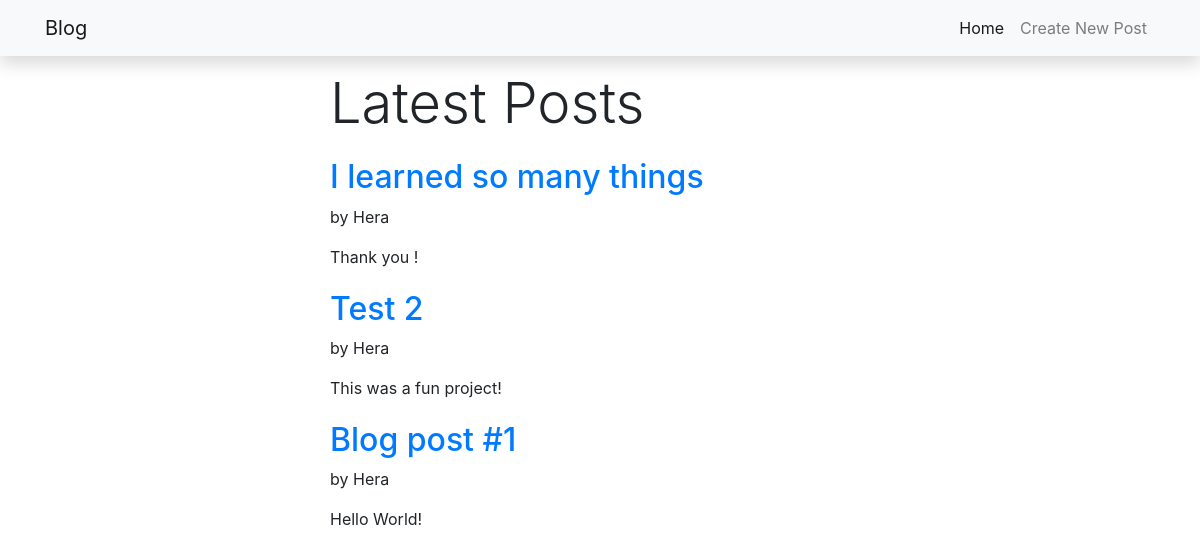
Before: /homepage/ with the older database file.
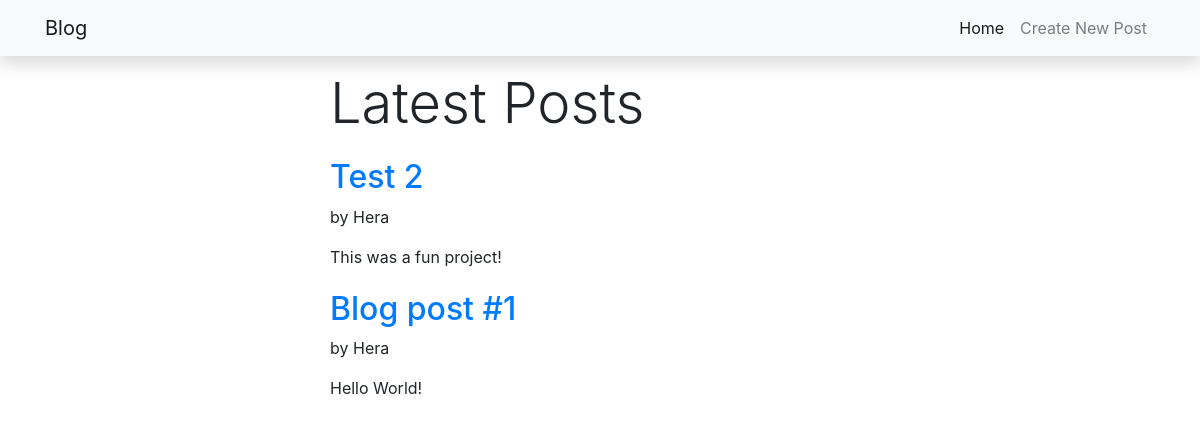
After: the same page with the newer database file.
### homepage/models.py (models this page shows, shortened)
class Post(models.Model):
    title = models.CharField(max_length=100) #set this to 100 to help make users more inclined to make their blog titles concise and not too long
    description = models.TextField()
    author = models.ForeignKey(Author, on_delete = models.CASCADE) #if an author were to be deleted, we would want all the posts by that author to be deleted as well
    created_date = models.DateTimeField(auto_now_add=True)

class Author(models.Model):
    name = models.CharField(max_length=200) #max length is set to 200 to account for longer names
    bio = models.TextField()
    def __str__(self):
        return self.name

### homepage/views.py (the view)
# urls.py: path('', views.index, name='index'),
def index(request):
    latest_posts = Post.objects.order_by('-created_date')[:10]
    context = {'latest_posts': latest_posts}
    return render(request, 'homepage/index.html', context)

### templates/homepage/index.html
{% extends 'base.html' %}
{% block content %}
<p class="display-4" >Latest Posts</p>
{% if latest_posts %}
{% for post in latest_posts %}
<div class="blog-post" style="padding-top: 5px;">
    <h2 class="blog-post-title "><a style="text-decoration:none"
            href="{% url 'homepage:detail' pk=post.pk %}">{{ post.title }}</a> </h2>
    <p class="blog-post-meta"> {{post.created_at}} by {{post.author}} </blockquote>
    </p>
    <p> {{post.description|truncatewords:50|linebreaks}} </p>
</div>
{% endfor %}
{% else %}
<p>No posts available</p>
{% endif %}
{% endblock %}

Changed rows visible on the page:
removed Post: title "I learned so many things", author "Hera", description "Thank you !"
